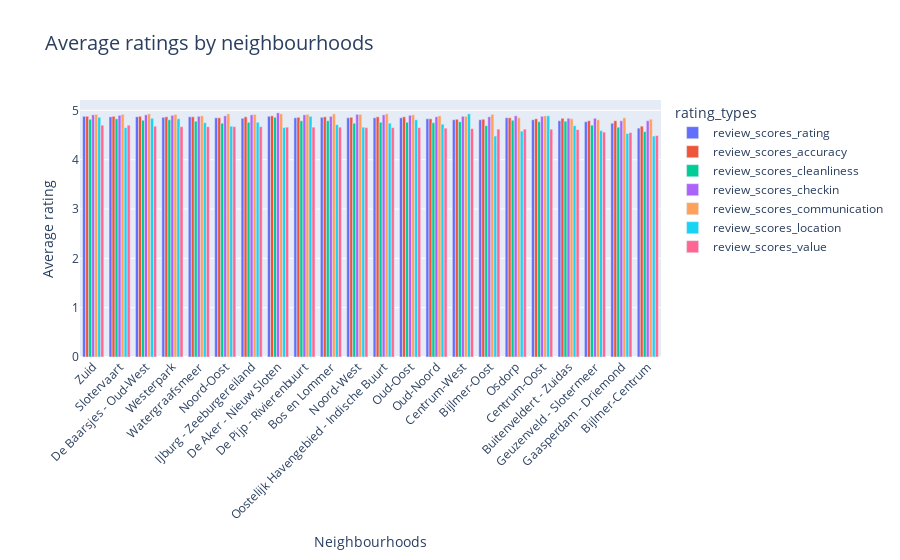

The code cell stored with this chart in its notebook:
### Markdown cell above
#### Average ratings by neighbourhoods

### Code cell
neighbourhood_reviews = listings.groupby('neighbourhood_cleansed')[['review_scores_rating', 'review_scores_accuracy', 'review_scores_cleanliness', 
                                                                    'review_scores_checkin', 'review_scores_communication', 'review_scores_location', 
                                                                    'review_scores_value']].mean().round(2).reset_index()
neighbourhood_reviews = neighbourhood_reviews.sort_values(by='review_scores_value', ascending=False)
neighbourhood_reviews_melt = neighbourhood_reviews.melt(id_vars='neighbourhood_cleansed', 
                                                        value_vars=['review_scores_rating', 'review_scores_accuracy', 'review_scores_cleanliness', 
                                                                    'review_scores_checkin', 'review_scores_communication', 'review_scores_location', 'review_scores_value'],
                                                        var_name='rating_types', 
                                                        value_name='review_value') 


fig = px.bar(
    neighbourhood_reviews_melt,
    x='neighbourhood_cleansed',
    y='review_value',
    color='rating_types',
    barmode='group',
    title='Average ratings by neighbourhoods'
)

fig.update_layout(xaxis_tickangle=-45,
                  xaxis_title = "Neighbourhoods",
                  yaxis_title = "Average rating", 
                  title_font_size = 20)

pio.write_image(fig, "ratings.png")
Image(filename="ratings.png")

fig.show()

### Figure 1 — Plotly figure (JSON) as saved in the notebook; plotly's stock layout.template omitted (floating-point values rounded to 4 significant figures)
{"data": [{"alignmentgroup": "True", "hovertemplate": "rating_types=review_scores_rating<br>neighbourhood_cleansed=%{x}<br>review_value=%{y}<extra></extra>", "legendgroup": "review_scores_rating", "marker": {"color": "#636efa", "pattern": {"shape": ""}}, "name": "review_scores_rating", "offsetgroup": "review_scores_rating", "orientation": "v", "showlegend": true, "textposition": "auto", "type": "bar", "x": ["Zuid", "Slotervaart", "De Baarsjes - Oud-West", "Westerpark", "Watergraafsmeer", "Noord-Oost", "IJburg - Zeeburgereiland", "De Aker - Nieuw Sloten", "De Pijp - Rivierenbuurt", "Bos en Lommer", "Noord-West", "Oostelijk Havengebied - Indische Buurt", "Oud-Oost", "Oud-Noord", "Centrum-West", "Bijlmer-Oost", "Osdorp", "Centrum-Oost", "Buitenveldert - Zuidas", "Geuzenveld - Slotermeer", "Gaasperdam - Driemond", "Bijlmer-Centrum"], "xaxis": "x", "y": [4.88, 4.87, 4.87, 4.86, 4.87, 4.85, 4.84, 4.88, 4.85, 4.86, 4.85, 4.85, 4.85, 4.83, 4.81, 4.81, 4.85, 4.81, 4.79, 4.77, 4.74, 4.64], "yaxis": "y"}, {"alignmentgroup": "True", "hovertemplate": "rating_types=review_scores_accuracy<br>neighbourhood_cleansed=%{x}<br>review_value=%{y}<extra></extra>", "legendgroup": "review_scores_accuracy", "marker": {"color": "#EF553B", "pattern": {"shape": ""}}, "name": "review_scores_accuracy", "offsetgroup": "review_scores_accuracy", "orientation": "v", "showlegend": true, "textposition": "auto", "type": "bar", "x": ["Zuid", "Slotervaart", "De Baarsjes - Oud-West", "Westerpark", "Watergraafsmeer", "Noord-Oost", "IJburg - Zeeburgereiland", "De Aker - Nieuw Sloten", "De Pijp - Rivierenbuurt", "Bos en Lommer", "Noord-West", "Oostelijk Havengebied - Indische Buurt", "Oud-Oost", "Oud-Noord", "Centrum-West", "Bijlmer-Oost", "Osdorp", "Centrum-Oost", "Buitenveldert - Zuidas", "Geuzenveld - Slotermeer", "Gaasperdam - Driemond", "Bijlmer-Centrum"], "xaxis": "x", "y": [4.88, 4.88, 4.88, 4.87, 4.87, 4.85, 4.87, 4.89, 4.86, 4.87, 4.86, 4.87, 4.87, 4.83, 4.82, 4.82, 4.85, 4.83, 4.84, 4.79, 4.79, 4.68], "yaxis": "y"}, {"alignmentgroup": "True", "hovertemplate": "rating_types=review_scores_cleanliness<br>neighbourhood_cleansed=%{x}<br>review_value=%{y}<extra></extra>", "legendgroup": "review_scores_cleanliness", "marker": {"color": "#00cc96", "pattern": {"shape": ""}}, "name": "review_scores_cleanliness", "offsetgroup": "review_scores_cleanliness", "orientation": "v", "showlegend": true, "textposition": "auto", "type": "bar", "x": ["Zuid", "Slotervaart", "De Baarsjes - Oud-West", "Westerpark", "Watergraafsmeer", "Noord-Oost", "IJburg - Zeeburgereiland", "De Aker - Nieuw Sloten", "De Pijp - Rivierenbuurt", "Bos en Lommer", "Noord-West", "Oostelijk Havengebied - Indische Buurt", "Oud-Oost", "Oud-Noord", "Centrum-West", "Bijlmer-Oost", "Osdorp", "Centrum-Oost", "Buitenveldert - Zuidas", "Geuzenveld - Slotermeer", "Gaasperdam - Driemond", "Bijlmer-Centrum"], "xaxis": "x", "y": [4.82, 4.83, 4.8, 4.81, 4.78, 4.74, 4.76, 4.86, 4.79, 4.79, 4.74, 4.76, 4.76, 4.75, 4.77, 4.69, 4.8, 4.77, 4.78, 4.7, 4.66, 4.57], "yaxis": "y"}, {"alignmentgroup": "True", "hovertemplate": "rating_types=review_scores_checkin<br>neighbourhood_cleansed=%{x}<br>review_value=%{y}<extra></extra>", "legendgroup": "review_scores_checkin", "marker": {"color": "#ab63fa", "pattern": {"shape": ""}}, "name": "review_scores_checkin", "offsetgroup": "review_scores_checkin", "orientation": "v", "showlegend": true, "textposition": "auto", "type": "bar", "x": ["Zuid", "Slotervaart", "De Baarsjes - Oud-West", "Westerpark", "Watergraafsmeer", "Noord-Oost", "IJburg - Zeeburgereiland", "De Aker - Nieuw Sloten", "De Pijp - Rivierenbuurt", "Bos en Lommer", "Noord-West", "Oostelijk Havengebied - Indische Buurt", "Oud-Oost", "Oud-Noord", "Centrum-West", "Bijlmer-Oost", "Osdorp", "Centrum-Oost", "Buitenveldert - Zuidas", "Geuzenveld - Slotermeer", "Gaasperdam - Driemond", "Bijlmer-Centrum"], "xaxis": "x", "y": [4.91, 4.9, 4.91, 4.9, 4.88, 4.89, 4.91, 4.95, 4.91, 4.88, 4.92, 4.91, 4.9, 4.87, 4.88, 4.87, 4.89, 4.88, 4.84, 4.84, 4.79, 4.79], "yaxis": "y"}, {"alignmentgroup": "True", "hovertemplate": "rating_types=review_scores_communication<br>neighbourhood_cleansed=%{x}<br>review_value=%{y}<extra></extra>", "legendgroup": "review_scores_communication", "marker": {"color": "#FFA15A", "pattern": {"shape": ""}}, "name": "review_scores_communication", "offsetgroup": "review_scores_communication", "orientation": "v", "showlegend": true, "textposition": "auto", "type": "bar", "x": ["Zuid", "Slotervaart", "De Baarsjes - Oud-West", "Westerpark", "Watergraafsmeer", "Noord-Oost", "IJburg - Zeeburgereiland", "De Aker - Nieuw Sloten", "De Pijp - Rivierenbuurt", "Bos en Lommer", "Noord-West", "Oostelijk Havengebied - Indische Buurt", "Oud-Oost", "Oud-Noord", "Centrum-West", "Bijlmer-Oost", "Osdorp", "Centrum-Oost", "Buitenveldert - Zuidas", "Geuzenveld - Slotermeer", "Gaasperdam - Driemond", "Bijlmer-Centrum"], "xaxis": "x", "y": [4.92, 4.92, 4.93, 4.92, 4.89, 4.93, 4.92, 4.93, 4.92, 4.93, 4.92, 4.93, 4.91, 4.89, 4.88, 4.92, 4.85, 4.89, 4.83, 4.81, 4.85, 4.82], "yaxis": "y"}, {"alignmentgroup": "True", "hovertemplate": "rating_types=review_scores_location<br>neighbourhood_cleansed=%{x}<br>review_value=%{y}<extra></extra>", "legendgroup": "review_scores_location", "marker": {"color": "#19d3f3", "pattern": {"shape": ""}}, "name": "review_scores_location", "offsetgroup": "review_scores_location", "orientation": "v", "showlegend": true, "textposition": "auto", "type": "bar", "x": ["Zuid", "Slotervaart", "De Baarsjes - Oud-West", "Westerpark", "Watergraafsmeer", "Noord-Oost", "IJburg - Zeeburgereiland", "De Aker - Nieuw Sloten", "De Pijp - Rivierenbuurt", "Bos en Lommer", "Noord-West", "Oostelijk Havengebied - Indische Buurt", "Oud-Oost", "Oud-Noord", "Centrum-West", "Bijlmer-Oost", "Osdorp", "Centrum-Oost", "Buitenveldert - Zuidas", "Geuzenveld - Slotermeer", "Gaasperdam - Driemond", "Bijlmer-Centrum"], "xaxis": "x", "y": [4.86, 4.65, 4.84, 4.83, 4.75, 4.68, 4.76, 4.65, 4.88, 4.71, 4.66, 4.74, 4.81, 4.72, 4.93, 4.48, 4.58, 4.89, 4.69, 4.59, 4.53, 4.48], "yaxis": "y"}, {"alignmentgroup": "True", "hovertemplate": "rating_types=review_scores_value<br>neighbourhood_cleansed=%{x}<br>review_value=%{y}<extra></extra>", "legendgroup": "review_scores_value", "marker": {"color": "#FF6692", "pattern": {"shape": ""}}, "name": "review_scores_value", "offsetgroup": "review_scores_value", "orientation": "v", "showlegend": true, "textposition": "auto", "type": "bar", "x": ["Zuid", "Slotervaart", "De Baarsjes - Oud-West", "Westerpark", "Watergraafsmeer", "Noord-Oost", "IJburg - Zeeburgereiland", "De Aker - Nieuw Sloten", "De Pijp - Rivierenbuurt", "Bos en Lommer", "Noord-West", "Oostelijk Havengebied - Indische Buurt", "Oud-Oost", "Oud-Noord", "Centrum-West", "Bijlmer-Oost", "Osdorp", "Centrum-Oost", "Buitenveldert - Zuidas", "Geuzenveld - Slotermeer", "Gaasperdam - Driemond", "Bijlmer-Centrum"], "xaxis": "x", "y": [4.7, 4.7, 4.68, 4.67, 4.67, 4.67, 4.67, 4.66, 4.66, 4.66, 4.65, 4.65, 4.65, 4.64, 4.63, 4.62, 4.62, 4.62, 4.61, 4.56, 4.55, 4.49], "yaxis": "y"}], "layout": {"barmode": "group", "legend": {"title": {"text": "rating_types"}, "tracegroupgap": 0}, "title": {"font": {"size": 20}, "text": "Average ratings by neighbourhoods"}, "xaxis": {"anchor": "y", "domain": [0, 1], "tickangle": -45, "title": {"text": "Neighbourhoods"}}, "yaxis": {"anchor": "x", "domain": [0, 1], "title": {"text": "Average rating"}}}}
